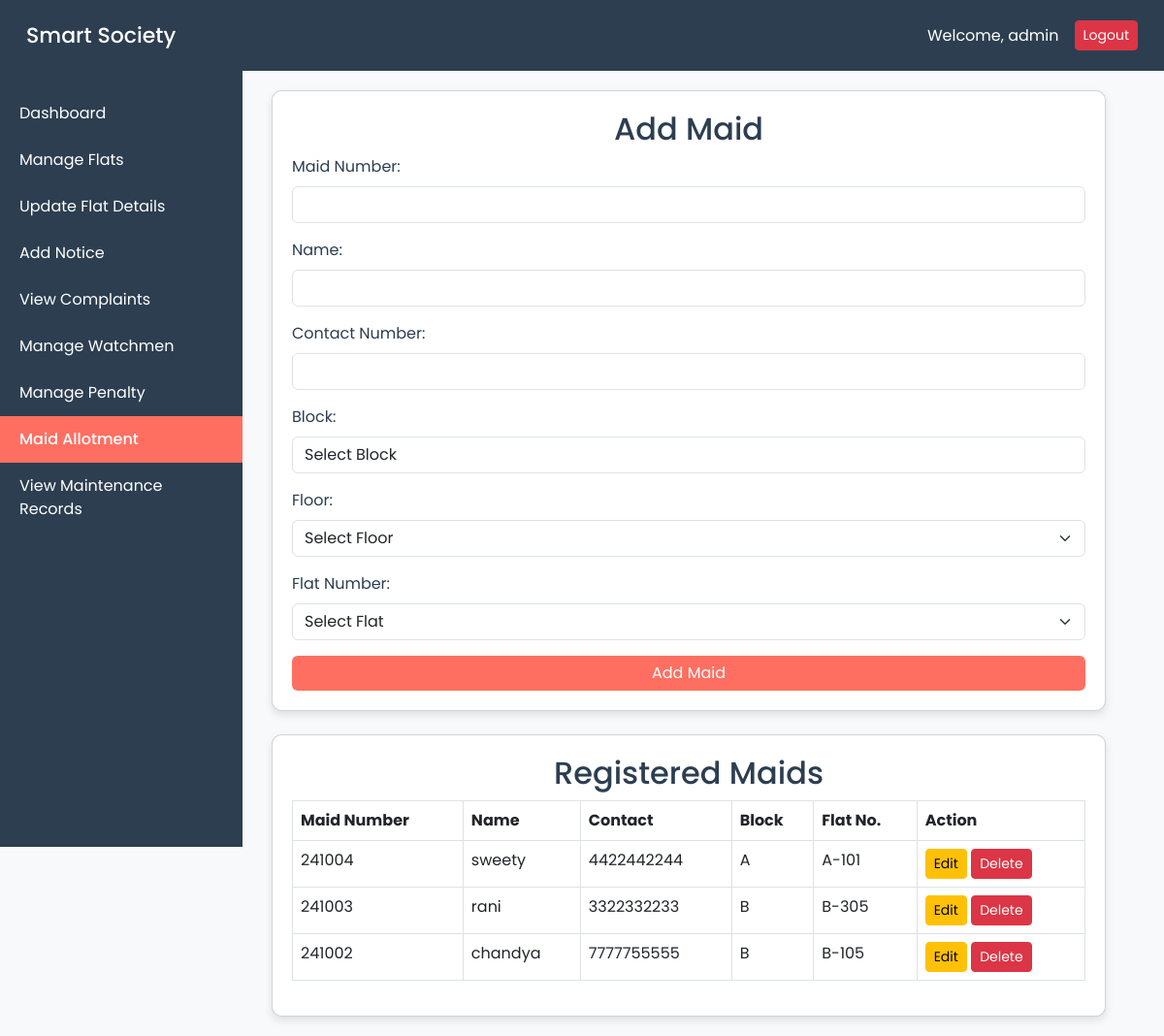
The page /Admin/add_maid.php (signed in) on the database as committed earlier.
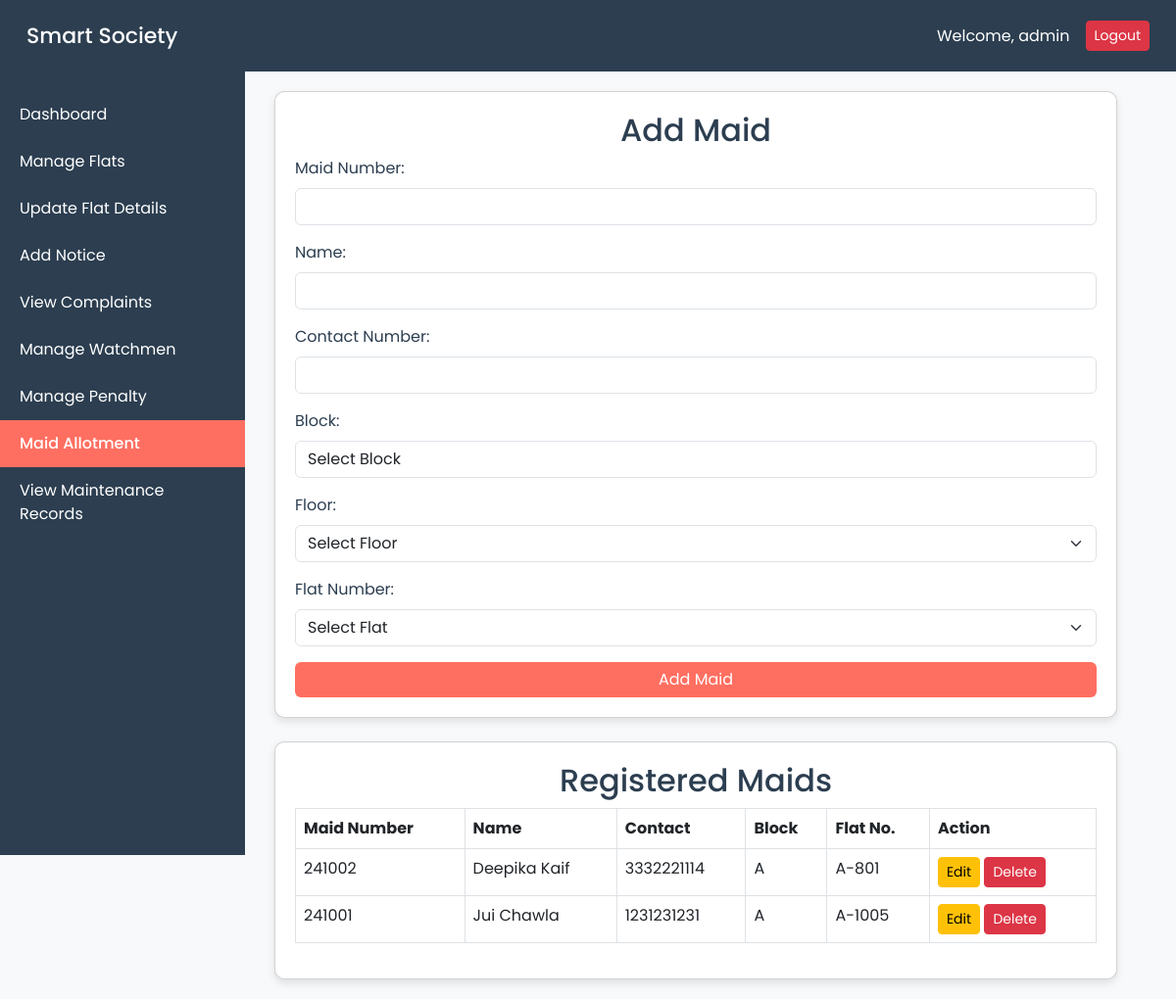
The same page on the database as committed later.
### tables this page shows
CREATE TABLE `maids` (
  `maid_id` int(11) NOT NULL,
  `name` varchar(100) NOT NULL,
  `contact_number` varchar(15) NOT NULL,
  `block` varchar(10) NOT NULL,
  `flat_number` varchar(10) NOT NULL,
  `maid_number` varchar(20) NOT NULL
);

### Admin/add_maid.php (the view, shortened to what this page needs)
<?php
include_once('../config/db_connection.php');
$admin_username = $_SESSION['admin_username'];
$maids_query = "SELECT * FROM Maids order by maid_number desc ";
$maids_result = mysqli_query($conn, $maids_query);
?>
<!DOCTYPE html>
<html lang="en">
<head>
    <link rel="stylesheet" href="https://cdn.jsdelivr.net/npm/bootstrap@5.3.0/dist/css/bootstrap.min.css">
</head>
<body>
    <nav class="navbar navbar-expand-lg navbar-dark">
        <div class="container-fluid">
            <a class="navbar-brand" href="#">Smart Society</a>
            <span class="navbar-text ms-auto me-3">Welcome, <?php echo htmlspecialchars($admin_username); ?></span>
            <a href="admin_logout.php" class="btn btn-danger btn-sm">Logout</a>
        </div>
    </nav>
    <div class="sidebar">
        <ul>
            <li><a href="admin_dashboard.php">Dashboard</a></li>
            <li><a href="add_allotment.php">Manage Flats</a></li>
            <li><a href="update_flat_details.php">Update Flat Details</a></li>
            <li><a href="add_notice.php">Add Notice</a></li>
            <li><a href="view_complaints.php">View Complaints</a></li>
            <li><a href="add_watchman.php">Manage Watchmen</a></li>
            <li><a href="add_penalty.php">Manage Penalty</a></li>
            <li><a href="add_maid.php" class="active">Maid Allotment</a></li>
            <li><a href="view_maintenance.php">View Maintenance Records</a></li>
        </ul>
    </div>
    <div class="container">
        <div class="card">
            <h2 class="text-center">Add Maid</h2>
            <form method="post">
                <div class="mb-3">
                    <label class="form-label">Maid Number:</label>
                    <input type="text" name="maid_number" class="form-control" required>
                </div>
                <div class="mb-3">
                    <label class="form-label">Name:</label>
                    <input type="text" name="name" class="form-control" required>
                </div>
                <div class="mb-3">
                    <label class="form-label">Contact Number:</label>
                    <input type="text" name="contact_number" class="form-control" required>
                </div>
                <div class="mb-3">
                    <label class="form-label">Block:</label>
                    <select name="block" class="form-control" id="block" required>
                        <option value="">Select Block</option>
                    </select>
                </div>
                <div class="mb-3">
                    <label class="form-label">Floor:</label>
                    <select class="form-select" name="floor" id="floor" required>
                        <option value="">Select Floor</option>
                    </select>
                </div>
                <div class="mb-3">
                    <label class="form-label">Flat Number:</label>
                    <select class="form-select" name="flat_number" id="flat_number" required>
                        <option value="">Select Flat</option>
                    </select>
                </div>
                <button type="submit" name="add_maid" class="btn btn-primary w-100">Add Maid</button>
            </form>
        </div>
        <div class="card mt-4">
            <h2 class="text-center">Registered Maids</h2>
            <table class="table table-bordered">
                <tr>
                    <th>Maid Number</th>
                    <th>Name</th>
                    <th>Contact</th>
                    <th>Block</th>
                    <th>Flat No.</th>
                    <th>Action</th>
                </tr>
                <?php while ($row = mysqli_fetch_assoc($maids_result)) { ?>
                    <tr>
                        <td><?php echo $row['maid_number']; ?></td>
                        <td><?php echo $row['name']; ?></td>
                        <td><?php echo $row['contact_number']; ?></td>
                        <td><?php echo $row['block']; ?></td>
                        <td><?php echo $row['flat_number']; ?></td>
                        <td>
                            <a href="update_maid.php?id=<?php echo $row['maid_number']; ?>" class="btn btn-warning btn-sm">Edit</a>
                            <a href="delete_maid.php?id=<?php echo $row['maid_number']; ?>" class="btn btn-danger btn-sm" onclick="return confirm('Delete this maid?');">Delete</a>
                        </td>
                    </tr>
                <?php } ?>
            </table>
        </div>
    </div>
</body>
</html>

Rows that differ between the two databases and show on the page:
removed maids: maid_number "241004", name "sweety", contact_number "4422442244", block "A", flat_number "A-101"
removed maids: maid_number "241003", name "rani", contact_number "3322332233", block "B", flat_number "B-305"
removed maids: maid_number "241002", name "chandya", contact_number "7777755555", block "B", flat_number "B-105"
added maids: maid_number "241002", name "Deepika Kaif", contact_number "3332221114", block "A", flat_number "A-801"
added maids: maid_number "241001", name "Jui Chawla", contact_number "1231231231", block "A", flat_number "A-1005"
